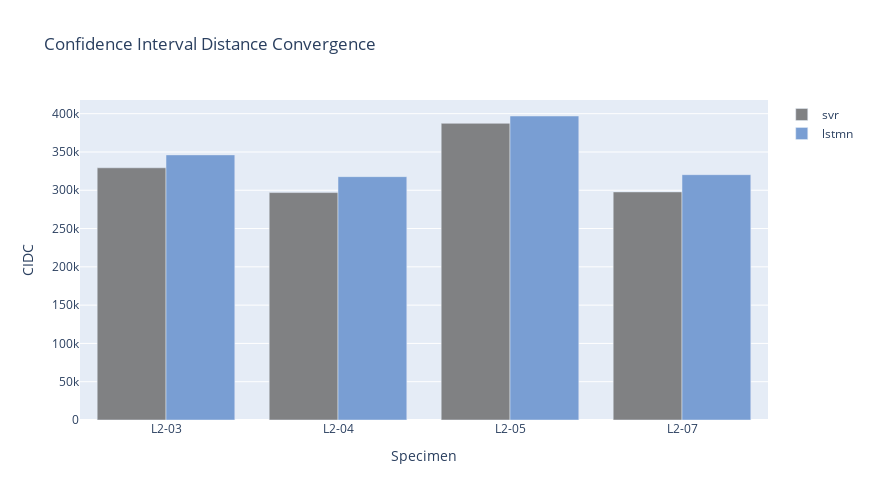

The notebook cell saved with this chart:
### Code cell
from utils.figures import plot_metric
fig = plot_metric(cidc,['svr','lstmn'], test_specimens)
layout = {'width':870, 'height':500}
fig.update_layout(layout)
fig.show()

### Figure 1 — Plotly figure (JSON) as saved in the notebook; plotly's stock layout.template omitted (floating-point values rounded to 4 significant figures)
{"data": [{"hovertemplate": "%{y:,.0f}", "marker": {"color": "#808183"}, "name": "svr", "type": "bar", "x": ["L2-03", "L2-04", "L2-05", "L2-07"], "y": [329300.0, 297000.0, 387400.0, 297800.0]}, {"hovertemplate": "%{y:,.0f}", "marker": {"color": "#799ed3"}, "name": "lstmn", "type": "bar", "x": ["L2-03", "L2-04", "L2-05", "L2-07"], "y": [346200.0, 317800.0, 397000.0, 320400.0]}], "layout": {"barmode": "group", "height": 500, "title": {"text": "Confidence Interval Distance Convergence"}, "uniformtext": {"minsize": 8, "mode": "hide"}, "width": 870, "xaxis": {"title": {"text": "Specimen"}}, "yaxis": {"tickformat": "", "title": {"text": "CIDC"}}}}
